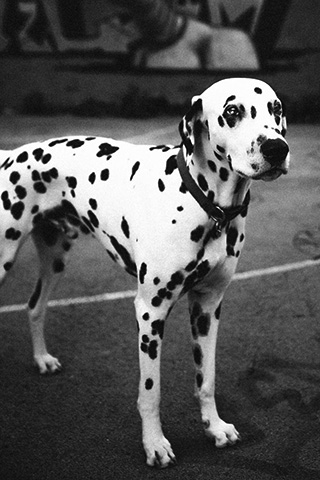
%> input picture K-Means Clustering - Scale Invariant Blob Detection/images/test01.jpg, 320 x 480 px
$ octave assignment3.m   (GNU Octave 9; MATLAB toolbox functions it lacks are replaced by stand-ins)
%> lines starting %> are read from the running program, lines starting %| are printed output that depends on the picture
### K-Means Clustering - Scale Invariant Blob Detection/show_all_circles.m
function show_all_circles(I, cx, cy, rad, color, ln_wid)
%% I: image on top of which you want to display the circles
%% cx, cy: column vectors with x and y coordinates of circle centers
%% rad: column vector with radii of circles.
%% The sizes of cx, cy, and rad must all be the same
%% color: optional parameter specifying the color of the circles
%%        to be displayed (red by default)
%% ln_wid: line width of circles (optional, 1.5 by default

if nargin < 5
    color = 'r';
end

if nargin < 6
   ln_wid = 1.5;
end

imshow(I); hold on;

theta = 0:0.1:(2*pi+0.1);
cx1 = cx(:,ones(size(theta)));
cy1 = cy(:,ones(size(theta)));
rad1 = rad(:,ones(size(theta)));
theta = theta(ones(size(cx1,1),1),:);
X = cx1+cos(theta).*rad1;
Y = cy1+sin(theta).*rad1;
line(X', Y', 'Color', color, 'LineWidth', ln_wid);

title(sprintf('%d circles', size(cx,1)));

### K-Means Clustering - Scale Invariant Blob Detection/assignment3.m
%%%%%%%%%%%%%%%%%%%%%%%%%%%%%%%%%%%%%%%%%%%%%%%%%%%%%%%%%%%%%%%%%%%%%%%%%%%
%
%   VU Computer Vision (2018W)
%   Exercise Part - Assignments I
%
%   Group 13-15 03
%   Pintaric Thomas, Vu Minh Nhat, Lassnig Jakob
%
%%%%%%%%%%%%%%%%%%%%%%%%%%%%%%%%%%%%%%%%%%%%%%%%%%%%%%%%%%%%%%%%%%%%%%%%%%%
clc
close all;
clear all;

imageName = 'test01.jpg';
%imageName = 'butterfly.jpg';
radii = [1:1:20]; % <-- enter radius range here (units: pixels)


display(['Processing "',imageName,'"']);
I = double(imread(['images/',imageName]));
%> I: size 480x320 double; min 0, max 255, mean 87; mean of the top-left, top-right, bottom-left and bottom-right quarters 99.1, 103.4, 71.2, 74.1
assert(size(I,3) == 1);

circles = [];
Info = [];
threshold = 50;

LoG = [];
LoG_local_max = [];
LoG_is_local_max = [];

for i=1:length(radii)
    r = radii(i); % radius
    sigma = r / sqrt(2); % sigma
    filterSize = 2*ceil(3*sigma)+1; % filter size
    filter = sigma^2 * fspecial('log', filterSize, sigma); % LoG
    LoG(:,:,i) = imfilter(I, filter, 'same', 'replicate');
    LoG_local_max(:,:,i) = ordfilt2(LoG(:,:,i),9,ones(3,3));

    % Find locally maximal filter response in the pixel's 3x3 neighborhood
    LoG_is_local_max(:,:,i) = (LoG(:,:,i) == LoG_local_max(:,:,i));

    Info{i}.r = r;
    Info{i}.sigma = sigma;
    Info{i}.filterSize = filterSize;
    Info{i}.filter = filter;
end
%> after the loop, Info = 20 items

% 3D non-max suppression
for i=1:length(radii)
    j = [max(i-1, 1):min(i+1, length(radii))]; % slice indices

    % Find locally maximal filter response in the pixel's 3x3x3 neighborhood
    % (NOTE: LoG_is_local_max already contains the single-slice 3x3 local maximum.)
    LoG_is_local_max(:,:,i) = LoG_is_local_max(:,:,i) & ...
        (LoG_local_max(:,:,i) == max(LoG_local_max(:,:,j),[],3));

    [Y,X] = ind2sub(size(LoG_is_local_max),find(LoG_is_local_max(:,:,i) & (LoG(:,:,i) > threshold)));
    circles = vertcat(circles, [X Y repmat(radii(i),length(X),1)]);

end
%> this loop made 20 passes
%> (Y, X) on passes 6 to 10: ([192; 189; 221; 261; 266; 352; 278; 175; 235; 175; 112; 109], [21; 41; 94; 129; 131; 152; 177; 186; 214; 224; 241; 272]), ([234; 211; 350; 327; 165; 235; 356; 416; 181; 74], [12; 18; 151; 158; 172; 197; 198; 225; 242; 243]), ([151; 150; 129], [107; 197; 201]), ([209; 327; 204; 209], [67; 202; 208; 240]), (49, 203)
%> after the loop, circles = 271 rows, first 12: [6 169 1; 9 159 1; 13 162 1; 15 198 1; 67 140 1; 74 148 1; 75 155 1; 94 139 1; 104 232 1; 109 236 1; 124 218 1; 137 241 1]

show_all_circles(uint8(I), circles(:,1), circles(:,2), circles(:,3));
%> in show_all_circles, `cx1 = cx(:,ones(size(theta)));`:
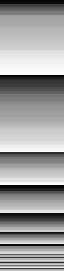
%> cx1: size 271x64 double; min 1, max 288, mean 175.7; drawn with min black and max white
%> in show_all_circles, `cy1 = cy(:,ones(size(theta)));`:
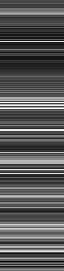
%> cy1: size 271x64 double; min 49, max 456, mean 189.2; drawn with min black and max white
%> in show_all_circles, `rad1 = rad(:,ones(size(theta)));`:
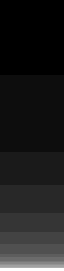
%> rad1: size 271x64 double; min 1, max 20, mean 3.25; drawn with min black and max white
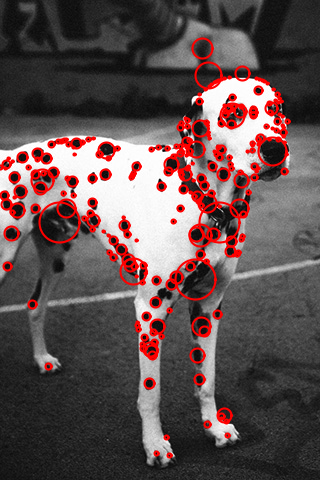
%> figure redrawn from the program's plot data; its title reads '271 circles'

$ run again, with K-Means Clustering - Scale Invariant Blob Detection/images/butterfly.jpg copied over K-Means Clustering - Scale Invariant Blob Detection/images/test01.jpg
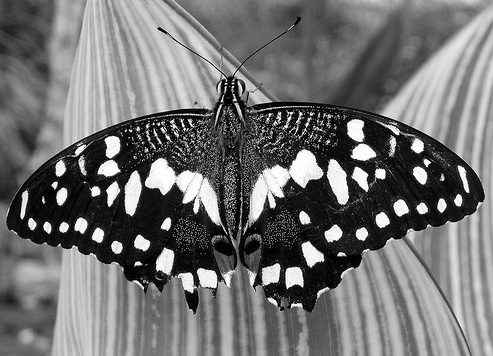
%> input picture K-Means Clustering - Scale Invariant Blob Detection/images/butterfly.jpg, 493 x 356 px
%> after the loop `for i=1:length(radii)`: Info = 20 items
%> the loop `for i=1:length(radii)` made 20 passes
%> (Y, X) on passes 6, 8, 9: ([207; 182; 132; 200; 245; 266; 193; 263; 165; 227; 235; 161], [16; 64; 112; 121; 129; 211; 221; 267; 324; 372; 401; 457]), ([239; 155; 253; 274; 256; 281; 209; 166; 214; 208], [56; 68; 130; 131; 152; 162; 244; 349; 454; 470]), ([224; 240; 255; 300; 290; 221; 220], [16; 71; 105; 193; 278; 415; 437])
%> after the loop `for i=1:length(radii)`: circles = 1157 rows, first 12: [9 215 1; 10 212 1; 20 216 1; 21 209 1; 21 212 1; 22 200 1; 22 202 1; 24 192 1; 27 208 1; 28 191 1; 28 223 1; 29 193 1]
%> in show_all_circles, `rad1 = rad(:,ones(size(theta)));`:
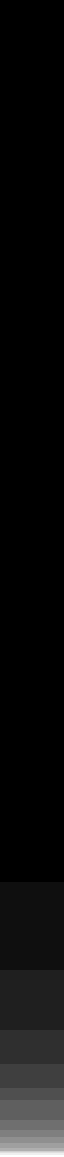
%> rad1: size 1157x64 double; min 1, max 17, mean 1.81; drawn with min black and max white
%> `show_all_circles(uint8(I), circles(:,1), circles(:,2), circles(:,3));`:
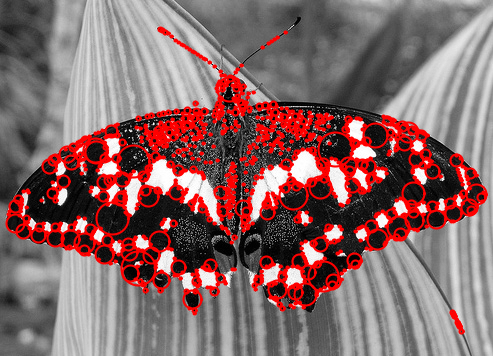
%> figure redrawn from the program's plot data; its title reads '1157 circles'

$ run again, with K-Means Clustering - Scale Invariant Blob Detection/images/test02.jpg copied over K-Means Clustering - Scale Invariant Blob Detection/images/test01.jpg
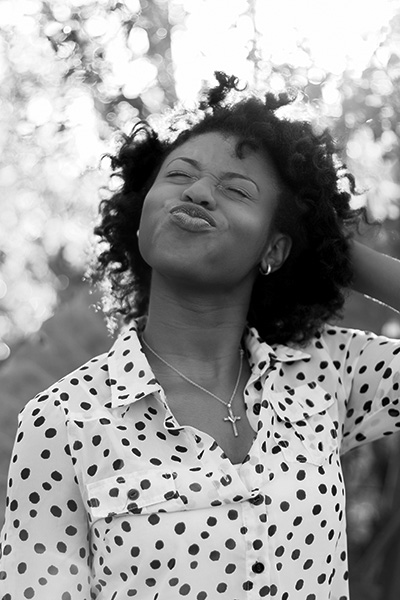
%> input picture K-Means Clustering - Scale Invariant Blob Detection/images/test02.jpg, 400 x 600 px
%> after the loop `for i=1:length(radii)`: Info = 20 items
%> the loop `for i=1:length(radii)` made 20 passes
%> (Y, X) on passes 7, 8, 9, 10, 11, 12, 20: ([260; 104; 140], [105; 138; 153]), ([128; 338; 103], [204; 268; 274]), ([79; 97], [92; 216]), ([83; 338], [226; 272]), (456, 239), ([265; 109], [59; 110]), ([221; 161; 120; 119], [121; 139; 219; 255])
%> after the loop `for i=1:length(radii)`: circles = 534 rows, first 12: [6 536 1; 6 539 1; 6 548 1; 8 506 1; 12 504 1; 20 426 1; 21 423 1; 22 412 1; 23 472 1; 31 501 1; 37 421 1; 38 397 1]
%> in show_all_circles, `rad1 = rad(:,ones(size(theta)));`:
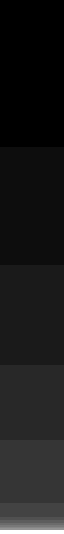
%> rad1: size 534x64 double; min 1, max 20, mean 2.96; drawn with min black and max white
%> `show_all_circles(uint8(I), circles(:,1), circles(:,2), circles(:,3));`:
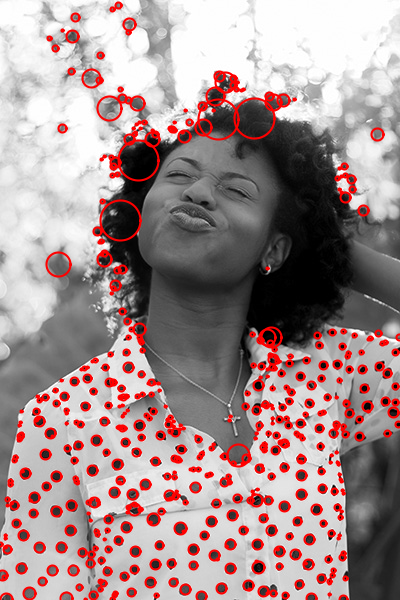
%> figure redrawn from the program's plot data; its title reads '534 circles'

$ run again, with K-Means Clustering - Scale Invariant Blob Detection/images/00125v_B.jpg copied over K-Means Clustering - Scale Invariant Blob Detection/images/test01.jpg
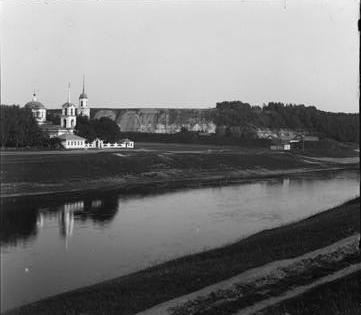
%> input picture K-Means Clustering - Scale Invariant Blob Detection/images/00125v_B.jpg, 361 x 315 px
%> after the loop `for i=1:length(radii)`: Info = 20 items
%> the loop `for i=1:length(radii)` made 20 passes
%> (Y, X) on passes 2, 3, 4, 5, 9: ([111; 127; 122; 111; 111; 115; 143; 143; 105], [61; 65; 66; 67; 77; 77; 87; 106; 219]), ([97; 29], [83; 361]), ([112; 24], [94; 361]), (120, 81), (118, 55)
%> after the loop `for i=1:length(radii)`: circles = 48 rows, first 12: [35 96 1; 43 116 1; 69 145 1; 72 110 1; 72 113 1; 72 125 1; 73 121 1; 74 132 1; 76 113 1; 76 143 1; 76 145 1; 79 143 1]
%> in show_all_circles, `rad1 = rad(:,ones(size(theta)));`:
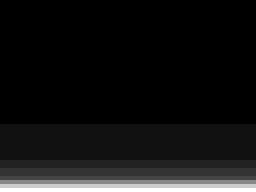
%> rad1: size 48x64 double (shown 4 times larger); min 1, max 16, mean 2.21; drawn with min black and max white
%> `show_all_circles(uint8(I), circles(:,1), circles(:,2), circles(:,3));`:
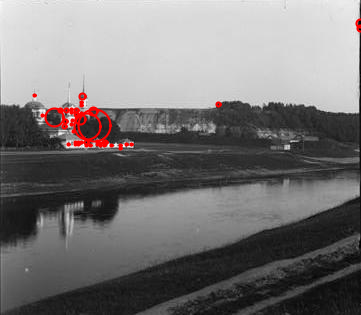
%> figure redrawn from the program's plot data; its title reads '48 circles'
